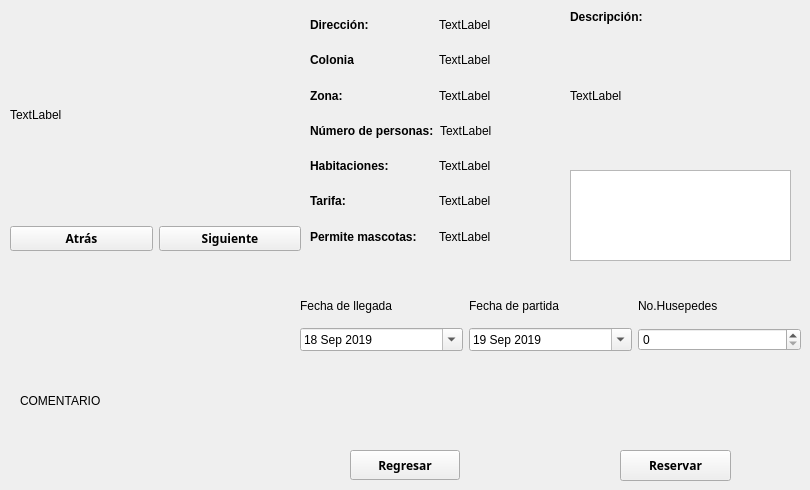
      <widget class="QWidget" name="page_4">
       <widget class="QWidget" name="layoutWidget">
        <property name="geometry">
         <rect>
          <x>310</x>
          <y>10</y>
          <width>251</width>
          <height>241</height>
         </rect>
        </property>
        <layout class="QGridLayout" name="gridLayout_20">
         <item row="0" column="0">
          <layout class="QGridLayout" name="gridLayout_21">
           <item row="0" column="0">
            <widget class="QLabel" name="label_21">
             <property name="font">
              <font>
               <weight>75</weight>
               <bold>true</bold>
              </font>
             </property>
             <property name="text">
              <string>Dirección:</string>
             </property>
            </widget>
           </item>
           <item row="0" column="1">
            <widget class="QLabel" name="lbDireccion03">
             <property name="text">
              <string>TextLabel</string>
             </property>
            </widget>
           </item>
          </layout>
         </item>
         <item row="1" column="0">
          <layout class="QGridLayout" name="gridLayout_22">
           <item row="0" column="0">
            <widget class="QLabel" name="label_22">
             <property name="font">
              <font>
               <weight>75</weight>
               <bold>true</bold>
              </font>
             </property>
             <property name="text">
              <string>Colonia</string>
             </property>
            </widget>
           </item>
           <item row="0" column="1">
            <widget class="QLabel" name="lbColonia03">
             <property name="text">
              <string>TextLabel</string>
             </property>
            </widget>
           </item>
          </layout>
         </item>
         <item row="2" column="0">
          <layout class="QGridLayout" name="gridLayout_23">
           <item row="0" column="0">
            <widget class="QLabel" name="label_23">
             <property name="font">
              <font>
               <weight>75</weight>
               <bold>true</bold>
              </font>
             </property>
             <property name="text">
              <string>Zona:</string>
             </property>
            </widget>
           </item>
           <item row="0" column="1">
            <widget class="QLabel" name="lbZona03">
             <property name="text">
              <string>TextLabel</string>
             </property>
            </widget>
           </item>
          </layout>
         </item>
         <item row="3" column="0">
          <layout class="QGridLayout" name="gridLayout_24">
           <item row="0" column="0">
            <widget class="QLabel" name="label_24">
             <property name="font">
              <font>
               <weight>75</weight>
               <bold>true</bold>
              </font>
             </property>
             <property name="text">
              <string>Número de personas:</string>
             </property>
            </widget>
           </item>
           <item row="0" column="1">
            <widget class="QLabel" name="lbPersonas03">
             <property name="text">
              <string>TextLabel</string>
             </property>
            </widget>
           </item>
          </layout>
         </item>
         <item row="4" column="0">
          <layout class="QGridLayout" name="gridLayout_25">
           <item row="0" column="0">
            <widget class="QLabel" name="label_25">
             <property name="font">
              <font>
               <weight>75</weight>
               <bold>true</bold>
              </font>
             </property>
             <property name="text">
              <string>Habitaciones:</string>
             </property>
            </widget>
           </item>
           <item row="0" column="1">
            <widget class="QLabel" name="lbHabitaciones03">
             <property name="text">
              <string>TextLabel</string>
             </property>
            </widget>
           </item>
          </layout>
         </item>
         <item row="5" column="0">
          <layout class="QGridLayout" name="gridLayout_26">
           <item row="0" column="0">
            <widget class="QLabel" name="label_26">
             <property name="font">
              <font>
               <weight>75</weight>
               <bold>true</bold>
              </font>
             </property>
             <property name="text">
              <string>Tarifa:</string>
             </property>
            </widget>
           </item>
           <item row="0" column="1">
            <widget class="QLabel" name="lbTarifa03">
             <property name="text">
              <string>TextLabel</string>
             </property>
            </widget>
           </item>
          </layout>
         </item>
         <item row="6" column="0">
          <layout class="QGridLayout" name="gridLayout_27">
           <item row="0" column="0">
            <widget class="QLabel" name="label_27">
             <property name="font">
              <font>
               <weight>75</weight>
               <bold>true</bold>
              </font>
             </property>
             <property name="text">
              <string>Permite mascotas:</string>
             </property>
            </widget>
           </item>
           <item row="0" column="1">
            <widget class="QLabel" name="lbMascotas03">
             <property name="text">
              <string>TextLabel</string>
             </property>
            </widget>
           </item>
          </layout>
         </item>
        </layout>
       </widget>
       <widget class="QWidget" name="layoutWidget">
        <property name="geometry">
         <rect>
          <x>10</x>
          <y>10</y>
          <width>291</width>
          <height>241</height>
         </rect>
        </property>
        <layout class="QGridLayout" name="gridLayout_3">
         <item row="1" column="1">
          <widget class="QPushButton" name="btnSigImg03">
           <property name="font">
            <font>
             <family>Arial Black</family>
             <weight>75</weight>
             <bold>true</bold>
            </font>
           </property>
           <property name="text">
            <string>Siguiente</string>
           </property>
          </widget>
         </item>
         <item row="1" column="0">
          <widget class="QPushButton" name="btnAtrImg03">
           <property name="font">
            <font>
             <family>Arial Black</family>
             <weight>75</weight>
             <bold>true</bold>
            </font>
           </property>
           <property name="text">
            <string>Atrás</string>
           </property>
          </widget>
         </item>
         <item row="0" column="0" colspan="2">
          <widget class="QLabel" name="lbImagen03">
           <property name="styleSheet">
            <string notr="true">border: solid black 1.5px;</string>
           </property>
           <property name="text">
            <string>TextLabel</string>
           </property>
          </widget>
         </item>
        </layout>
       </widget>
       <widget class="QWidget" name="layoutWidget">
        <property name="geometry">
         <rect>
          <x>570</x>
          <y>10</y>
          <width>231</width>
          <height>151</height>
         </rect>
        </property>
        <layout class="QGridLayout" name="gridLayout_28">
         <item row="1" column="0">
          <widget class="QLabel" name="label_28">
           <property name="sizePolicy">
            <sizepolicy hsizetype="Minimum" vsizetype="Fixed">
             <horstretch>0</horstretch>
             <verstretch>0</verstretch>
            </sizepolicy>
           </property>
           <property name="font">
            <font>
             <weight>75</weight>
             <bold>true</bold>
            </font>
           </property>
           <property name="text">
            <string>Descripción:</string>
           </property>
          </widget>
         </item>
         <item row="2" column="0">
          <widget class="QLabel" name="lbDescripcion03">
           <property name="sizePolicy">
            <sizepolicy hsizetype="Preferred" vsizetype="Preferred">
             <horstretch>0</horstretch>
             <verstretch>0</verstretch>
            </sizepolicy>
           </property>
           <property name="text">
            <string>TextLabel</string>
           </property>
          </widget>
         </item>
        </layout>
       </widget>
       <widget class="QPushButton" name="regresarLista">
        <property name="geometry">
         <rect>
          <x>350</x>
          <y>450</y>
          <width>110</width>
          <height>30</height>
         </rect>
        </property>
        <property name="font">
         <font>
          <family>Arial Black</family>
          <weight>75</weight>
          <bold>true</bold>
         </font>
        </property>
        <property name="text">
         <string>Regresar</string>
        </property>
       </widget>
       <widget class="QTableView" name="tablaActividades">
        <property name="geometry">
         <rect>
          <x>570</x>
          <y>170</y>
          <width>221</width>
          <height>91</height>
         </rect>
        </property>
       </widget>
       <widget class="QLabel" name="label_coments">
        <property name="geometry">
         <rect>
          <x>20</x>
          <y>340</y>
          <width>301</width>
          <height>121</height>
         </rect>
        </property>
        <property name="text">
         <string>COMENTARIO</string>
        </property>
       </widget>
       <widget class="QPushButton" name="Btn_reservar_seleccion">
        <property name="geometry">
         <rect>
          <x>620</x>
          <y>450</y>
          <width>111</width>
          <height>31</height>
         </rect>
        </property>
        <property name="font">
         <font>
          <family>Arial Black</family>
          <weight>75</weight>
          <bold>true</bold>
         </font>
        </property>
        <property name="styleSheet">
         <string notr="true"/>
        </property>
        <property name="text">
         <string>Reservar</string>
        </property>
       </widget>
       <widget class="QWidget" name="gridLayoutWidget">
        <property name="geometry">
         <rect>
          <x>300</x>
          <y>290</y>
          <width>501</width>
          <height>61</height>
         </rect>
        </property>
        <layout class="QGridLayout" name="layout_fechas">
         <item row="0" column="0">
          <layout class="QHBoxLayout" name="layourDates">
           <item>
            <layout class="QVBoxLayout" name="layour_f_partida">
             <item>
              <widget class="QLabel" name="label_8">
               <property name="text">
                <string>Fecha de llegada</string>
               </property>
              </widget>
             </item>
             <item>
              <widget class="QDateEdit" name="date_arrival">
               <property name="minimumDateTime">
                <datetime>
                 <hour>0</hour>
                 <minute>0</minute>
                 <second>0</second>
                 <year>2019</year>
                 <month>9</month>
                 <day>18</day>
                </datetime>
               </property>
               <property name="minimumDate">
                <date>
                 <year>2019</year>
                 <month>9</month>
                 <day>18</day>
                </date>
               </property>
               <property name="calendarPopup">
                <bool>true</bool>
               </property>
              </widget>
             </item>
            </layout>
           </item>
           <item>
            <layout class="QVBoxLayout" name="layour_f_llegada">
             <item>
              <widget class="QLabel" name="label_29">
               <property name="text">
                <string>Fecha de partida</string>
               </property>
              </widget>
             </item>
             <item>
              <widget class="QDateEdit" name="date_derpature2">
               <property name="minimumDate">
                <date>
                 <year>2019</year>
                 <month>9</month>
                 <day>19</day>
                </date>
               </property>
               <property name="calendarPopup">
                <bool>true</bool>
               </property>
              </widget>
             </item>
            </layout>
           </item>
           <item>
            <layout class="QVBoxLayout" name="layour_huespedes">
             <item>
              <widget class="QLabel" name="label_nhuespedes">
               <property name="text">
                <string>No.Husepedes</string>
               </property>
              </widget>
             </item>
             <item>
              <widget class="QSpinBox" name="sb_nhuespedes"/>
             </item>
            </layout>
           </item>
          </layout>
         </item>
        </layout>
       </widget>
      </widget>
